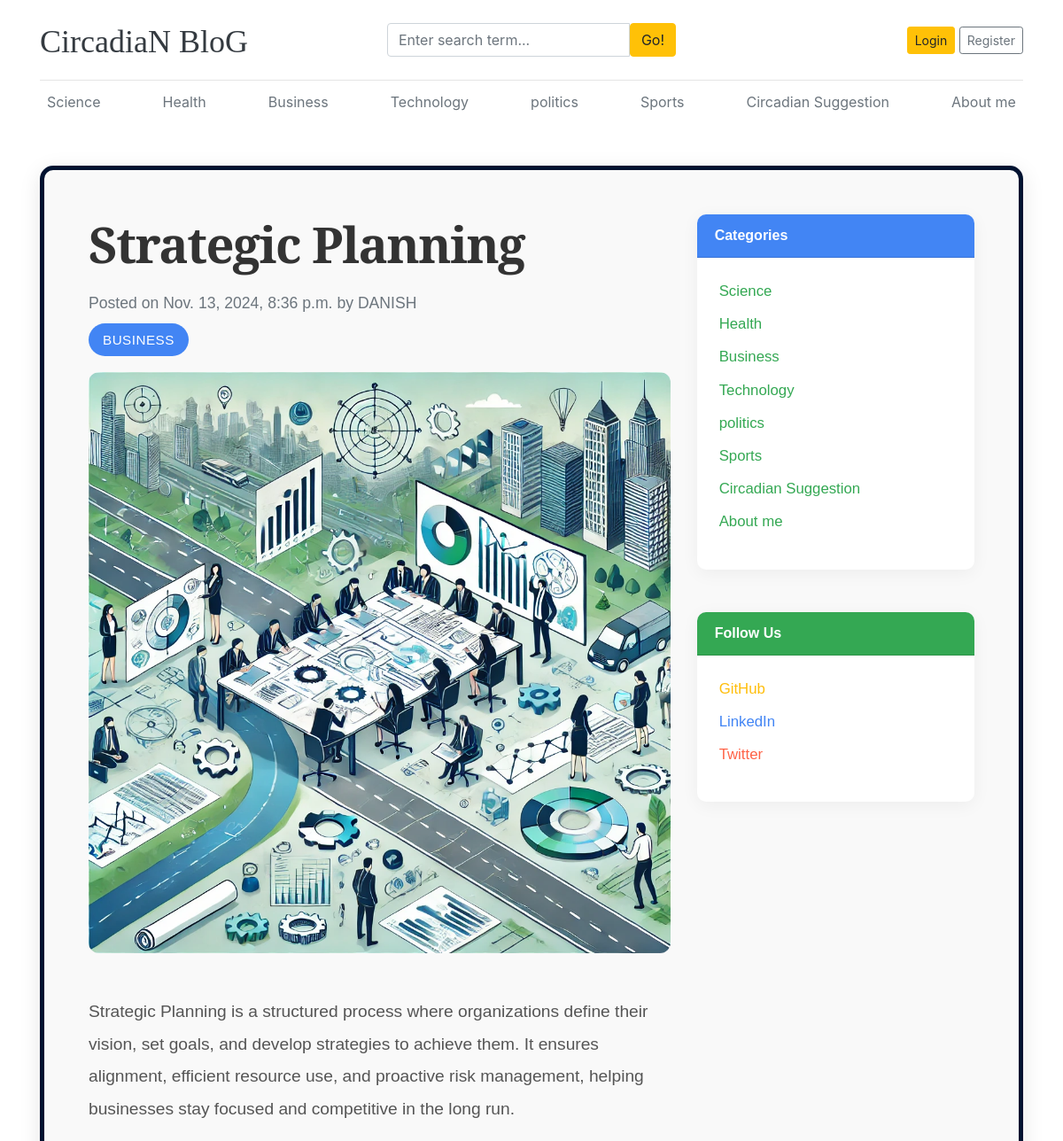
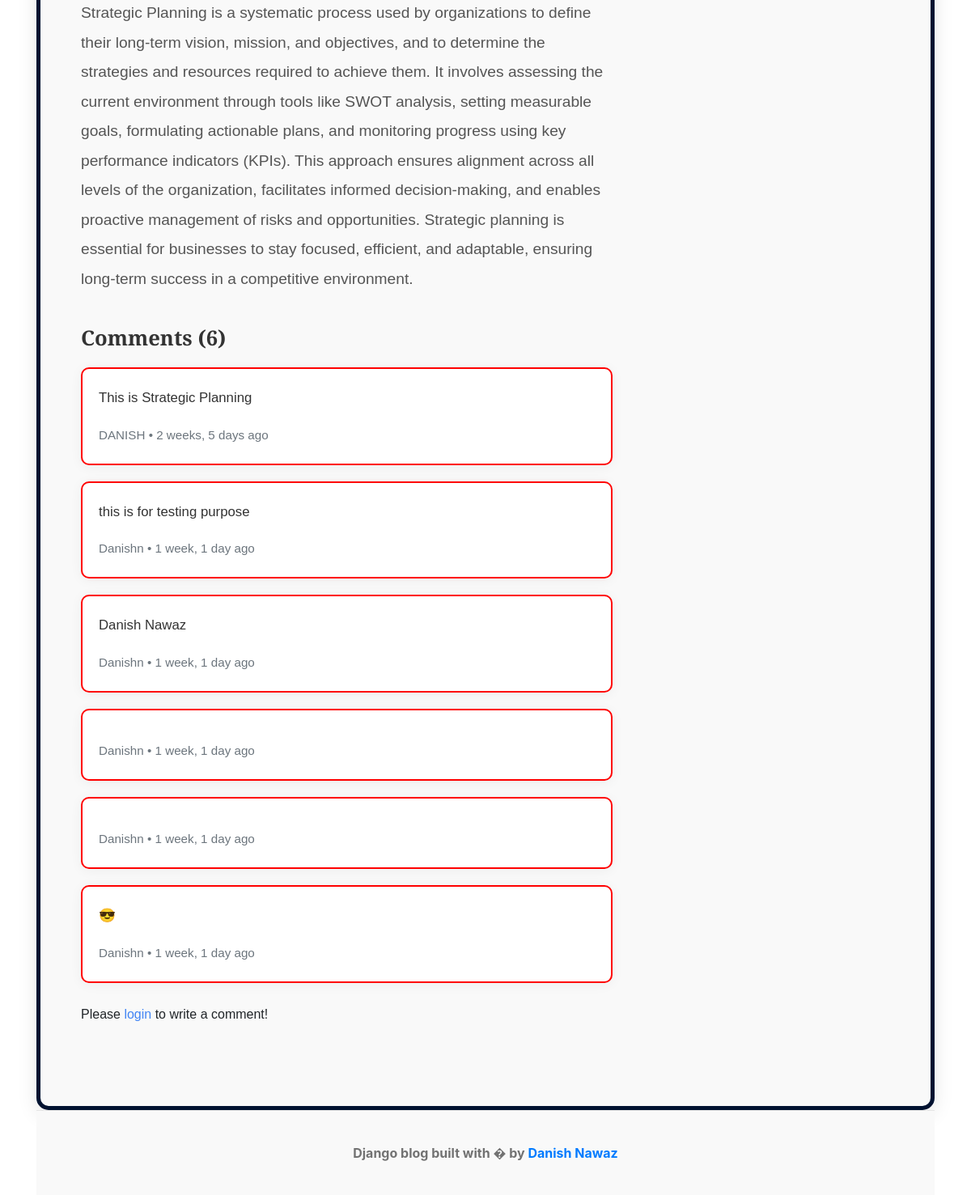
Page /blogs/strategic-planning/ on the committed database (2 pictures, top to bottom).
### blogs/models.py (models this page shows, shortened)
class Category(models.Model):
    category_name=models.CharField(max_length=50, unique=True)
    created_at=models.DateTimeField(auto_now=True)
    updated_at=models.DateTimeField(auto_now=True)
    tags = TaggableManager()
    class Meta:
        verbose_name_plural ='Categories'
    def __str__(self):
        return self.category_name

class Blogs(models.Model):
    title = models.CharField(max_length=100 , unique='True')
    slug = models.SlugField(unique=True , blank=True)
    Category = models.ForeignKey(Category , on_delete=models.CASCADE)
    author = models.ForeignKey(User , on_delete=models.CASCADE)
    blog_image = models.ImageField(upload_to='uploads/%y/%m/%d')
    short_description = models.TextField(max_length=1000)
    blog_body = models.TextField(max_length=3000)
    status = models.CharField(max_length=100 , choices=STATUS_CHOICE , default='draft')
    is_feacherd = models.BooleanField(default=False)
    created_at = models.DateTimeField(auto_now=True)
    updated_at = models.DateTimeField(auto_now=True)
    class Meta:
        verbose_name_plural ='blogs'

class Comment(models.Model):
    user = models.ForeignKey(User, on_delete=models.CASCADE)
    blog = models.ForeignKey(Blogs, on_delete=models.CASCADE)
    comment = models.TextField(max_length=250)  # Lowercase 'comment'
    created_at = models.DateTimeField(auto_now=True)
    updated_at = models.DateTimeField(auto_now=True)
    likes = models.PositiveIntegerField(default=0)  # Add this field to count likes
    def __str__(self):
        return self.comment  # Access the field with correct casing

### blogs/views.py (the view, shortened to what this page needs)
# urls.py: path('blogs/<slug:slug>/', BlogsView.blogs , name='blogs'),
def blogs(request, slug):
   single_post = get_object_or_404(Blogs,slug=slug, status='published')
   comments = Comment.objects.filter(blog = single_post)
   comment_count =comments.count()
   context={
      'single_post': single_post,
      'comments':comments,
      'comment_count': comment_count
   }
   return render(request , 'blogs.html' , context)

### blogs/context_processors.py (called while the page is built)
def get_categories(request):
    categories=Category.objects.all()
    return  dict(categories=categories)

### templates/blogs.html (shortened to what this page needs)
{% extends "./base/base.html" %}
{% block content %}
<div class="container mt-5"
     style="max-width: 1200px; margin: auto; padding: 50px; background: #f9f9f9; border-radius: 15px; border: 5px solid #001230; box-shadow: 0px 6px 25px rgba(0, 0, 0, 0.1); font-family: 'Arial', sans-serif;
            transition: border-color 0.3s ease;">
    <div class="row">
        <div class="col-lg-8">
            <article>
                <header class="mb-4">
                    <h1 style="font-size: 3.5em; font-weight: 700; color: #333; margin-bottom: 20px; letter-spacing: -1.5px;">{{ single_post.title }}</h1>
                    <div class="text-muted fst-italic mb-3" style="font-size: 1.1em; color: #6c757d;">Posted on {{ single_post.created_at }} by {{ single_post.author }}</div>
                    <a href="#!" style="background-color: #4285F4; color: #fff; padding: 10px 16px; border-radius: 20px; font-size: 0.95em; text-transform: uppercase; letter-spacing: 0.5px;">{{ single_post.Category }}</a>
                </header>
                <figure class="mb-5" style="overflow: hidden; border-radius: 12px;">
                    <img src="{{ single_post.blog_image.url }}" alt="..." style="width: 100%; height: auto; transition: transform 0.3s ease;" onmouseover="this.style.transform='scale(1.02)'" onmouseout="this.style.transform='scale(1)'">
                </figure>
                <section class="mb-5 post-content" style="line-height: 1.9;">
                    <p style="font-size: 1.2em; color: #555;">{{ single_post.short_description }}</p>
                    <p style="font-size: 1.2em; color: #555;">{{ single_post.blog_body }}</p>
                    <h4 style="font-weight: 600; font-size: 1.6em; color: #333; margin-top: 40px;">Comments ({{ comment_count }})</h4>
                    {% if comments %}
                        {% for comment in comments %}
                            <div style="margin-top: 20px; padding: 20px; background: #ffffff; border-radius: 10px; box-shadow: 0px 2px 15px rgba(0, 0, 0, 0.05); border: 2px solid red;">
                                <p style="font-size: 1.05em; color: #333;">{{ comment }}</p>
                                <div style="font-size: 0.95em; color: #6c757d;">
                                    <span>{{ comment.user }}</span> • <span>{{ comment.created_at|timesince }} ago</span>
                                </div>
                            </div>
                        {% endfor %}
                    {% else %}
                        <p style="color: #888;">No Comments Yet</p>
                    {% endif %}
                    <div class="form-group mt-4">
                        {% if user.is_authenticated %}
                            <form action="" method="POST" style="display: flex; flex-direction: column;">
                                {% csrf_token %}
                                <textarea name="comment" placeholder="Write your comment" style="border: 2px solid green; padding: 12px; border-radius: 10px; resize: vertical; min-height: 120px; font-size: 1.1em; margin-bottom: 15px; transition: border-color 0.3s ease;" onfocus="this.style.borderColor='#FF6347'" onblur="this.style.borderColor='green'"></textarea>
                                <input type="submit" value="Submit" style="padding: 12px 25px; background-color: #FF6347; color: white; border: none; border-radius: 10px; cursor: pointer; transition: background-color 0.3s, transform 0.3s;" onmouseover="this.style.backgroundColor='#FF4500'; this.style.transform='scale(1.05)'" onmouseout="this.style.backgroundColor='#FF6347'; this.style.transform='scale(1)'">
                            </form>
                        {% else %}
                            <p style="margin-top: 15px;">Please <a href="{% url 'Login' %}" style="color: #4285F4; text-decoration: none;" onmouseover="this.style.color='#3367D6'" onmouseout="this.style.color='#4285F4'">login</a> to write a comment!</p>
                        {% endif %}
                    </div>
                </section>
            </article>
        </div>
        <div class="col-lg-4">
            <div class="card mb-5" style="border: none; box-shadow: 0px 4px 20px rgba(0, 0, 0, 0.05); border-radius: 10px;">
                <div class="card-header" style="background-color: #4285F4; color: white; font-weight: 600; border-top-left-radius: 10px; border-top-right-radius: 10px;">Categories</div>
                <div class="card-body" style="padding: 25px;">
                    <ul style="list-style-type: none; padding: 0;">
                        {% for cat in categories %}
                            <li style="margin-bottom: 12px;"><a href="{% url 'posts_by_category' cat.id %}" style="color: #34A853; font-weight: 500; font-size: 1.05em; text-decoration: none;" onmouseover="this.style.color='#0F9D58'" onmouseout="this.style.color='#34A853'">{{ cat.category_name }}</a></li>
                        {% endfor %}
                    </ul>
                </div>
            </div>
            <div class="card mb-5" style="border: none; box-shadow: 0px 4px 20px rgba(0, 0, 0, 0.05); border-radius: 10px;">
                <div class="card-header" style="background-color: #34A853; color: white; font-weight: 600; border-top-left-radius: 10px; border-top-right-radius: 10px;">Follow Us</div>
                <div class="card-body" style="padding: 25px;">
                    <ul style="list-style-type: none; padding: 0;">
                        <li style="margin-bottom: 12px;"><a href="https://github.com/DAlgoSculptor" style="color: #FFBE0B; font-weight: 500; font-size: 1.05em; text-decoration: none;" onmouseover="this.style.color='#FF9800'" onmouseout="this.style.color='#FFBE0B'">GitHub</a></li>
                        <li style="margin-bottom: 12px;"><a href="https://www.linkedin.com/in/danish-nawaz-86154028a/" style="color: #4285F4; font-weight: 500; font-size: 1.05em; text-decoration: none;" onmouseover="this.style.color='#3367D6'" onmouseout="this.style.color='#4285F4'">LinkedIn</a></li>
                        <li><a href="https://x.com/DNawaz65591" style="color: #FF6347; font-weight: 500; font-size: 1.05em; text-decoration: none;" onmouseover="this.style.color='#FF4500'" onmouseout="this.style.color='#FF6347'">Twitter</a></li>
                    </ul>
                </div>
            </div>
        </div>
    </div>
</div>
{% endblock %}

### templates/base/header.html (shortened to what this page needs)
{% load static %}
<!DOCTYPE html>
<html lang="en">
<head>
    <link href="https://getbootstrap.com/docs/4.0/dist/css/bootstrap.min.css" rel="stylesheet">
    <link href="css/blog.css" rel="stylesheet">
    <link rel="stylesheet" href="{% static 'css/blog.css'%}">
    <link rel="stylesheet" href="https://cdnjs.cloudflare.com/ajax/libs/font-awesome/4.7.0/css/font-awesome.min.css">
  </head>
<body>
    <div class="container">
      <header class="blog-header py-3">
        <div class="row flex-nowrap justify-content-between align-items-center">
          <div class="col-4 pt-1">
            <a class="blog-header-logo text-dark" href="/">CircadiaN BloG</a>
          </div>
          <div class="clo-4">
            <form action="{% url 'search' %}" method="GET">
              <div class="input-group">
                <input class="form-control" name="keyword" type="text" placeholder="Enter search term..." aria-label="Enter search term..." aria-describedby="button-search" />
                <button type="submit" class="btn btn-warning" id="button-search" type="button">Go!</button>
            </div>
            </form>
          </div>
          <div class="col-4 d-flex justify-content-end align-items-center">
            {% if not user.is_authenticated %}
            <a class="btn btn-sm btn-warning" href="{% url 'Login' %}">Login</a> &nbsp;
            <a class="btn btn-sm btn-outline-secondary" href="{% url 'register' %}">Register</a>
            {% else %}
            <span><a href="{% url 'dashboard' %}"class="btn btn-warning">Dashboard</a></span> &nbsp;
            <span><a href="{% url 'logout' %}">Logout</a></span>
            {% endif %}
          </div>
        </div>
      </header>
      <div class="nav-scroller py-1 mb-2">
        <nav class="nav d-flex justify-content-between">
          {% for cat in  categories %}
          <a class="p-2 text-muted" href="{% url 'posts_by_category' cat.id%}">{{cat.category_name}}</a>
          {% endfor %}
        </nav>
      </div>

### static/css/blog.css (style rules this page uses)
.blog-header { border-bottom: 1px solid #e5e5e5; }
.blog-header-logo { font-family: "Playfair Display", Georgia, "Times New Roman", serif; font-size: 2.25rem; }
h1, h2, h3, h4, h5, h6 { font-family: "Playfair Display", Georgia, "Times New Roman", serif; }

### rows in the picture
Category: category_name "Science"
Category: category_name "Health"
Category: category_name "Business"
Category: category_name "Technology"
Category: category_name "politics"
Category: category_name "Sports"
Category: category_name "Circadian Suggestion"
Category: category_name "About me"
Blogs: title "Strategic Planning", created_at "Nov. 13, 2024, 8:36 p.m.", author "DANISH", Category "BUSINESS", blog_image (picture), short_description "Strategic Planning is a structured process where organizations define their vision, set goals, and develop strategies to achieve them. It ensures alignment, efficient resource use, and proactive risk management, helping businesses stay focused and competitive in the long run.", blog_body "Strategic Planning is a systematic process used by organizations to define their long-term vision, mission, and objectives, and to determine the strategies and resources required to achieve them. It involves assessing the current environment through tools like SWOT analysis, setting measurable goals, formulating actionable plans, and monitoring progress using key performance indicators (KPIs). This approach ensures alignment across all levels of the organization, facilitates informed decision-making, and enables proactive management of risks and opportunities. Strategic planning is essential for businesses to stay focused, efficient, and adaptable, ensuring long-term success in a…"
Comment: comment "This is Strategic Planning", user "DANISH", created_at "2 weeks, 5 days"
Comment: comment "this is for testing purpose", user "Danishn", created_at "1 week, 1 day"
Comment: comment "Danish Nawaz", user "Danishn", created_at "1 week, 1 day"
Comment: user "Danishn", created_at "1 week, 1 day"
Comment: user "Danishn", created_at "1 week, 1 day"
Comment: comment "😎", user "Danishn", created_at "1 week, 1 day"

### other values in the picture
{{ comment_count }} "6"
